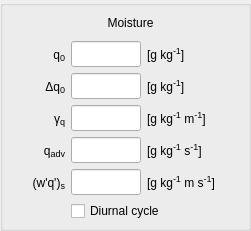
     <widget class="QGroupBox" name="moisture_group">
      <property name="geometry">
       <rect>
        <x>270</x>
        <y>190</y>
        <width>251</width>
        <height>231</height>
       </rect>
      </property>
      <property name="title">
       <string/>
      </property>
      <widget class="QWidget" name="gridLayoutWidget_4">
       <property name="geometry">
        <rect>
         <x>10</x>
         <y>10</y>
         <width>241</width>
         <height>211</height>
        </rect>
       </property>
       <layout class="QGridLayout" name="moisture_grid" columnstretch="1,0,1" columnminimumwidth="50,0,90">
        <property name="sizeConstraint">
         <enum>QLayout::SetMinimumSize</enum>
        </property>
        <item row="1" column="0">
         <widget class="QLabel" name="label_moisture_q">
          <property name="sizePolicy">
           <sizepolicy hsizetype="Fixed" vsizetype="Preferred">
            <horstretch>0</horstretch>
            <verstretch>0</verstretch>
           </sizepolicy>
          </property>
          <property name="minimumSize">
           <size>
            <width>55</width>
            <height>0</height>
           </size>
          </property>
          <property name="maximumSize">
           <size>
            <width>55</width>
            <height>16777215</height>
           </size>
          </property>
          <property name="toolTip">
           <string/>
          </property>
          <property name="text">
           <string>&lt;html&gt;q&lt;span style=&quot; font-size:14px; vertical-align:sub;&quot;&gt;0&lt;/span&gt;&lt;/html&gt;</string>
          </property>
          <property name="alignment">
           <set>Qt::AlignRight|Qt::AlignTrailing|Qt::AlignVCenter</set>
          </property>
         </widget>
        </item>
        <item row="1" column="1">
         <widget class="QLineEdit" name="input_moisture_q">
          <property name="sizePolicy">
           <sizepolicy hsizetype="Fixed" vsizetype="Expanding">
            <horstretch>0</horstretch>
            <verstretch>0</verstretch>
           </sizepolicy>
          </property>
          <property name="minimumSize">
           <size>
            <width>70</width>
            <height>0</height>
           </size>
          </property>
          <property name="maximumSize">
           <size>
            <width>70</width>
            <height>16777215</height>
           </size>
          </property>
          <property name="toolTip">
           <string>initial mixed-layer specific humidity</string>
          </property>
          <property name="text">
           <string/>
          </property>
          <property name="alignment">
           <set>Qt::AlignRight|Qt::AlignTrailing|Qt::AlignVCenter</set>
          </property>
         </widget>
        </item>
        <item row="2" column="0">
         <widget class="QLabel" name="label_moisture_dq">
          <property name="sizePolicy">
           <sizepolicy hsizetype="Fixed" vsizetype="Preferred">
            <horstretch>0</horstretch>
            <verstretch>0</verstretch>
           </sizepolicy>
          </property>
          <property name="minimumSize">
           <size>
            <width>55</width>
            <height>0</height>
           </size>
          </property>
          <property name="maximumSize">
           <size>
            <width>55</width>
            <height>16777215</height>
           </size>
          </property>
          <property name="toolTip">
           <string/>
          </property>
          <property name="text">
           <string>&lt;html&gt;Δq&lt;span style=&quot; font-size:14px; vertical-align:sub;&quot;&gt;0&lt;/span&gt;&lt;/html&gt;</string>
          </property>
          <property name="alignment">
           <set>Qt::AlignRight|Qt::AlignTrailing|Qt::AlignVCenter</set>
          </property>
         </widget>
        </item>
        <item row="2" column="1">
         <widget class="QLineEdit" name="input_moisture_dq">
          <property name="sizePolicy">
           <sizepolicy hsizetype="Fixed" vsizetype="Expanding">
            <horstretch>0</horstretch>
            <verstretch>0</verstretch>
           </sizepolicy>
          </property>
          <property name="minimumSize">
           <size>
            <width>70</width>
            <height>0</height>
           </size>
          </property>
          <property name="maximumSize">
           <size>
            <width>70</width>
            <height>16777215</height>
           </size>
          </property>
          <property name="toolTip">
           <string>initial specific humidity jump at h</string>
          </property>
          <property name="text">
           <string/>
          </property>
          <property name="alignment">
           <set>Qt::AlignRight|Qt::AlignTrailing|Qt::AlignVCenter</set>
          </property>
         </widget>
        </item>
        <item row="3" column="0">
         <widget class="QLabel" name="label_moisture_gammaq">
          <property name="sizePolicy">
           <sizepolicy hsizetype="Fixed" vsizetype="Preferred">
            <horstretch>0</horstretch>
            <verstretch>0</verstretch>
           </sizepolicy>
          </property>
          <property name="minimumSize">
           <size>
            <width>55</width>
            <height>0</height>
           </size>
          </property>
          <property name="maximumSize">
           <size>
            <width>55</width>
            <height>16777215</height>
           </size>
          </property>
          <property name="toolTip">
           <string/>
          </property>
          <property name="text">
           <string>&lt;html&gt;γ&lt;span style=&quot; font-size:14px; vertical-align:sub;&quot;&gt;q&lt;/span&gt;&lt;/html&gt;</string>
          </property>
          <property name="alignment">
           <set>Qt::AlignRight|Qt::AlignTrailing|Qt::AlignVCenter</set>
          </property>
         </widget>
        </item>
        <item row="3" column="1">
         <widget class="QLineEdit" name="input_moisture_gammaq">
          <property name="sizePolicy">
           <sizepolicy hsizetype="Fixed" vsizetype="Expanding">
            <horstretch>0</horstretch>
            <verstretch>0</verstretch>
           </sizepolicy>
          </property>
          <property name="minimumSize">
           <size>
            <width>70</width>
            <height>0</height>
           </size>
          </property>
          <property name="maximumSize">
           <size>
            <width>70</width>
            <height>16777215</height>
           </size>
          </property>
          <property name="toolTip">
           <string>free atmosphere specific humidity lapse rate</string>
          </property>
          <property name="text">
           <string/>
          </property>
          <property name="alignment">
           <set>Qt::AlignRight|Qt::AlignTrailing|Qt::AlignVCenter</set>
          </property>
         </widget>
        </item>
        <item row="5" column="0">
         <widget class="QLabel" name="label_moisture_wq">
          <property name="sizePolicy">
           <sizepolicy hsizetype="Fixed" vsizetype="Preferred">
            <horstretch>0</horstretch>
            <verstretch>0</verstretch>
           </sizepolicy>
          </property>
          <property name="minimumSize">
           <size>
            <width>55</width>
            <height>0</height>
           </size>
          </property>
          <property name="maximumSize">
           <size>
            <width>55</width>
            <height>16777215</height>
           </size>
          </property>
          <property name="toolTip">
           <string/>
          </property>
          <property name="text">
           <string>&lt;html&gt;(w'q')&lt;span style=&quot; font-size:14px; vertical-align:sub;&quot;&gt;s&lt;/span&gt;&lt;/html&gt;</string>
          </property>
          <property name="alignment">
           <set>Qt::AlignRight|Qt::AlignTrailing|Qt::AlignVCenter</set>
          </property>
         </widget>
        </item>
        <item row="5" column="1">
         <widget class="QLineEdit" name="input_moisture_wq">
          <property name="sizePolicy">
           <sizepolicy hsizetype="Fixed" vsizetype="Expanding">
            <horstretch>0</horstretch>
            <verstretch>0</verstretch>
           </sizepolicy>
          </property>
          <property name="minimumSize">
           <size>
            <width>70</width>
            <height>0</height>
           </size>
          </property>
          <property name="maximumSize">
           <size>
            <width>70</width>
            <height>16777215</height>
           </size>
          </property>
          <property name="toolTip">
           <string>surface kinematic moisture flux</string>
          </property>
          <property name="text">
           <string/>
          </property>
          <property name="alignment">
           <set>Qt::AlignRight|Qt::AlignTrailing|Qt::AlignVCenter</set>
          </property>
         </widget>
        </item>
        <item row="1" column="2">
         <widget class="QLabel" name="unitlabel_moisture_q">
          <property name="toolTip">
           <string/>
          </property>
          <property name="text">
           <string>&lt;html&gt;[g kg&lt;span style=&quot;font-size: 14px; vertical-align:super;&quot;&gt;-1&lt;/span&gt;]&lt;/html&gt;</string>
          </property>
          <property name="alignment">
           <set>Qt::AlignLeading|Qt::AlignLeft|Qt::AlignVCenter</set>
          </property>
         </widget>
        </item>
        <item row="2" column="2">
         <widget class="QLabel" name="unitlabel_moisture_dq">
          <property name="toolTip">
           <string/>
          </property>
          <property name="text">
           <string>&lt;html&gt;[g kg&lt;span style=&quot;font-size: 14px; vertical-align:super;&quot;&gt;-1&lt;/span&gt;]&lt;/html&gt;</string>
          </property>
          <property name="alignment">
           <set>Qt::AlignLeading|Qt::AlignLeft|Qt::AlignVCenter</set>
          </property>
         </widget>
        </item>
        <item row="3" column="2">
         <widget class="QLabel" name="unitlabel_moisture_gammaq">
          <property name="toolTip">
           <string/>
          </property>
          <property name="text">
           <string>&lt;html&gt;[g kg&lt;span style=&quot;font-size: 14px; vertical-align:super;&quot;&gt;-1&lt;/span&gt; m&lt;span style=&quot;font-size: 14px; vertical-align:super;&quot;&gt;-1&lt;/span&gt;]&lt;/html&gt;</string>
          </property>
          <property name="alignment">
           <set>Qt::AlignLeading|Qt::AlignLeft|Qt::AlignVCenter</set>
          </property>
         </widget>
        </item>
        <item row="5" column="2">
         <widget class="QLabel" name="unitlabel_moisture_wq">
          <property name="toolTip">
           <string/>
          </property>
          <property name="text">
           <string>&lt;html&gt;[g kg&lt;span style=&quot;font-size: 14px; vertical-align:super;&quot;&gt;-1&lt;/span&gt; m s&lt;span style=&quot;font-size: 14px; vertical-align:super;&quot;&gt;-1&lt;/span&gt;]&lt;/html&gt;</string>
          </property>
          <property name="alignment">
           <set>Qt::AlignLeading|Qt::AlignLeft|Qt::AlignVCenter</set>
          </property>
         </widget>
        </item>
        <item row="6" column="1" colspan="2">
         <widget class="QCheckBox" name="sw_wq">
          <property name="acceptDrops">
           <bool>true</bool>
          </property>
          <property name="toolTip">
           <string>Use a diurnal cycle with period T for the surface fluxes</string>
          </property>
          <property name="text">
           <string>Diurnal cycle</string>
          </property>
         </widget>
        </item>
        <item row="0" column="0" colspan="3">
         <widget class="QLabel" name="label_moisture">
          <property name="minimumSize">
           <size>
            <width>0</width>
            <height>25</height>
           </size>
          </property>
          <property name="maximumSize">
           <size>
            <width>16777215</width>
            <height>25</height>
           </size>
          </property>
          <property name="text">
           <string>Moisture</string>
          </property>
          <property name="alignment">
           <set>Qt::AlignCenter</set>
          </property>
         </widget>
        </item>
        <item row="4" column="1">
         <widget class="QLineEdit" name="input_moisture_advq">
          <property name="sizePolicy">
           <sizepolicy hsizetype="Fixed" vsizetype="Expanding">
            <horstretch>0</horstretch>
            <verstretch>0</verstretch>
           </sizepolicy>
          </property>
          <property name="minimumSize">
           <size>
            <width>70</width>
            <height>0</height>
           </size>
          </property>
          <property name="maximumSize">
           <size>
            <width>70</width>
            <height>16777215</height>
           </size>
          </property>
          <property name="toolTip">
           <string>advection of moisture</string>
          </property>
          <property name="text">
           <string/>
          </property>
          <property name="alignment">
           <set>Qt::AlignRight|Qt::AlignTrailing|Qt::AlignVCenter</set>
          </property>
         </widget>
        </item>
        <item row="4" column="0">
         <widget class="QLabel" name="label_moisture_advq">
          <property name="sizePolicy">
           <sizepolicy hsizetype="Fixed" vsizetype="Preferred">
            <horstretch>0</horstretch>
            <verstretch>0</verstretch>
           </sizepolicy>
          </property>
          <property name="minimumSize">
           <size>
            <width>55</width>
            <height>0</height>
           </size>
          </property>
          <property name="maximumSize">
           <size>
            <width>55</width>
            <height>16777215</height>
           </size>
          </property>
          <property name="toolTip">
           <string/>
          </property>
          <property name="text">
           <string>&lt;html&gt;q&lt;span style=&quot; font-size:14px; vertical-align:sub;&quot;&gt;adv&lt;/span&gt;&lt;/html&gt;</string>
          </property>
          <property name="alignment">
           <set>Qt::AlignRight|Qt::AlignTrailing|Qt::AlignVCenter</set>
          </property>
         </widget>
        </item>
        <item row="4" column="2">
         <widget class="QLabel" name="unitlabel_moisture_advq">
          <property name="toolTip">
           <string/>
          </property>
          <property name="text">
           <string>&lt;html&gt;[g kg&lt;span style=&quot;font-size: 14px; vertical-align:super;&quot;&gt;-1&lt;/span&gt; s&lt;span style=&quot;font-size: 14px; vertical-align:super;&quot;&gt;-1&lt;/span&gt;]&lt;/html&gt;</string>
          </property>
          <property name="alignment">
           <set>Qt::AlignLeading|Qt::AlignLeft|Qt::AlignVCenter</set>
          </property>
         </widget>
        </item>
       </layout>
      </widget>
     </widget>
